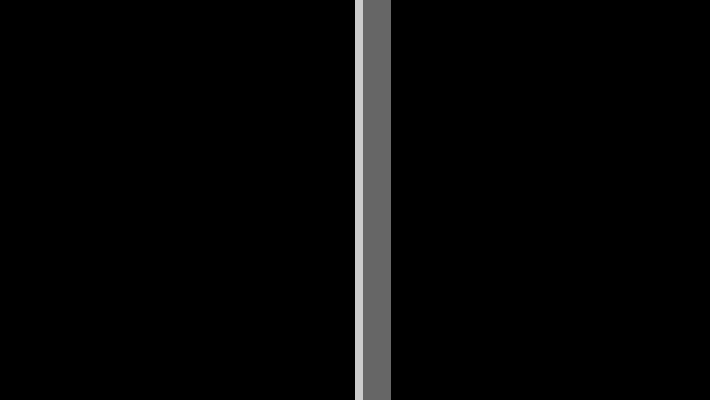
Frame 1 (no input)
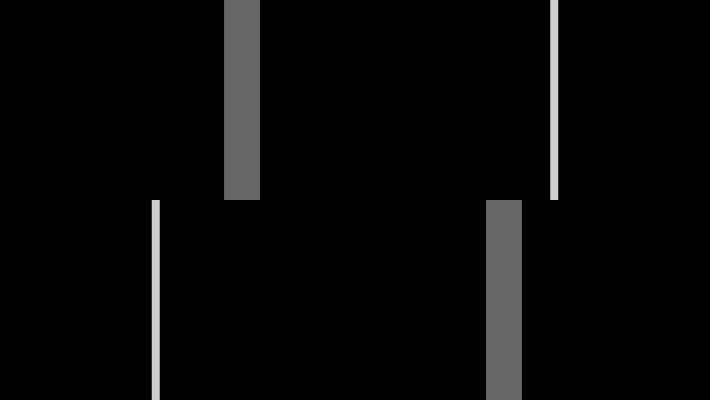
Frame 60 (no input)
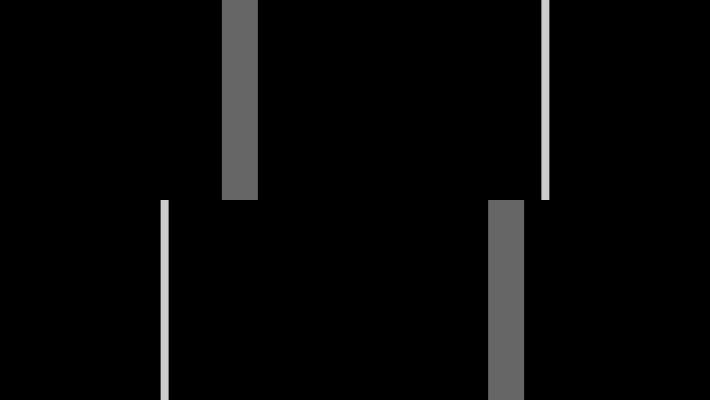
Frame 120 (the mouse pressed at the canvas centre since frame 60)

The p5.js sketch that drew these frames (run headless with seeded random() and noise() and a simulated clock; from frame 60 on, the mouse is pressed at the canvas centre):

// p5.js sketch
// ── sketch.js
var xpos1;
var xpos2;
var xpos3;
var xpos4;
var thin = 8;
var thick = 36;

function setup() {
  createCanvas(710, 400);
  noStroke();
  xpos1 = width/2;
  xpos2 = width/2;
  xpos3 = width/2;
  xpos4 = width/2;
}

function draw() {
  background(0);
  
  var mx = mouseX * 0.4 - width/5.0;
  
  fill(102);
  rect(xpos2, 0, thick, height/2);
  fill(204);
  rect(xpos1, 0, thin, height/2);
  fill(102);
  rect(xpos4, height/2, thick, height/2);
  fill(204);
  rect(xpos3, height/2, thin, height/2);
	
  xpos1 += mx/16;
  xpos2 += mx/64;
  xpos3 -= mx/16;
  xpos4 -= mx/64;
  
  if(xpos1 < -thin)  { xpos1 =  width; }
  if(xpos1 >  width) { xpos1 = -thin; }
  if(xpos2 < -thick) { xpos2 =  width; }
  if(xpos2 >  width) { xpos2 = -thick; }
  if(xpos3 < -thin)  { xpos3 =  width; }
  if(xpos3 >  width) { xpos3 = -thin; }
  if(xpos4 < -thick) { xpos4 =  width; }
  if(xpos4 >  width) { xpos4 = -thick; }
}

// ── bridge.js
var xpos1;
var xpos2;
var xpos3;
var xpos4;
var thin = 8;
var thick = 36;

function setup() {
  createCanvas(710, 400);
  noStroke();
  xpos1 = width/2;
  xpos2 = width/2;
  xpos3 = width/2;
  xpos4 = width/2;
  
}

function draw() {
	background(50, 89, 100);
  	var mx = mouseX * 0.4 - width/5.0;

	fill(102);
  	rect(xpos2, 0, thick, height/2);

  	fill(102);
 	rect(xpos4, height/2, thick, height/2);
    xpos2 += mx/64;
    if(xpos2 < -thick) { xpos2 =  width; }
  	if(xpos2 >  width) { xpos2 = -thick; }

}

// ── input.js
var rSlider, gSlider, bSlider;

function setup() {
  // create canvas
  createCanvas(710, 400);
  textSize(15)
  noStroke();
////// TEXT BOX
  input = createInput();
  input.position(600, 600);

  button = createButton('submit');
  button.position(150, 605);
  button.mousePressed(greet);

  greeting = createElement('h2', 'what is your name?');
  greeting.position(20, 5);

  textAlign(CENTER)
  textSize(50);
/////////////////////////

  // create sliders
  rSlider = createSlider(0, 255, 100);
  rSlider.position(80, 80);
  gSlider = createSlider(0, 255, 0);
  gSlider.position(80, 100);
  bSlider = createSlider(0, 255, 255);
  bSlider.position(80, 120);
}

function greet() {
  var name = input.value();
  greeting.html('hello '+name+'!');
  input.value('');

  for (var i=0; i<200; i++) {
    push();
    fill(random(255), 255, 255);
    translate(random(width), random(height));
    rotate(random(2*PI));
    text(name, 0, 0);
    pop();
  }
}

function draw() {
  var r = rSlider.value();
  var g = gSlider.value();
  var b = bSlider.value();
  background(r, g, b);
  text("red", 165, 35);
  text("green", 165, 65);
  text("blue", 165, 95);
}
// ── javascript.html
<script src="p5.js"</script>
<script src="http://cdnjs.cloudflare.com/ajax/libs/p5.js/0.4.9/p5.js"></script>
<script src="sketch.js"</script>
